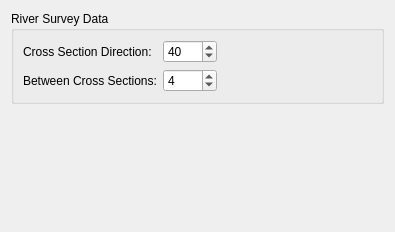
<?xml version="1.0" encoding="UTF-8"?>
<ui version="4.0">
 <class>PreferencePageBackgroundGrid</class>
 <widget class="QWidget" name="PreferencePageBackgroundGrid">
  <property name="geometry">
   <rect>
    <x>0</x>
    <y>0</y>
    <width>395</width>
    <height>232</height>
   </rect>
  </property>
  <property name="windowTitle">
   <string>Form</string>
  </property>
  <layout class="QVBoxLayout" name="verticalLayout">
   <item>
    <widget class="QGroupBox" name="riverSurveyGroupBox">
     <property name="title">
      <string>River Survey Data</string>
     </property>
     <layout class="QHBoxLayout" name="horizontalLayout">
      <item>
       <layout class="QGridLayout" name="gridLayout">
        <item row="0" column="0">
         <widget class="QLabel" name="csDirLabel">
          <property name="text">
           <string>Cross Section Direction:</string>
          </property>
         </widget>
        </item>
        <item row="0" column="1">
         <widget class="QSpinBox" name="csDirSpinBox">
          <property name="minimum">
           <number>10</number>
          </property>
          <property name="maximum">
           <number>1000</number>
          </property>
          <property name="value">
           <number>40</number>
          </property>
         </widget>
        </item>
        <item row="1" column="0">
         <widget class="QLabel" name="streamDirLabel">
          <property name="text">
           <string>Between Cross Sections:</string>
          </property>
         </widget>
        </item>
        <item row="1" column="1">
         <widget class="QSpinBox" name="streamDirSpinBox">
          <property name="minimum">
           <number>2</number>
          </property>
          <property name="maximum">
           <number>20</number>
          </property>
          <property name="value">
           <number>4</number>
          </property>
         </widget>
        </item>
       </layout>
      </item>
      <item>
       <spacer name="horizontalSpacer">
        <property name="orientation">
         <enum>Qt::Horizontal</enum>
        </property>
        <property name="sizeHint" stdset="0">
         <size>
          <width>162</width>
          <height>20</height>
         </size>
        </property>
       </spacer>
      </item>
     </layout>
    </widget>
   </item>
   <item>
    <spacer name="verticalSpacer">
     <property name="orientation">
      <enum>Qt::Vertical</enum>
     </property>
     <property name="sizeHint" stdset="0">
      <size>
       <width>20</width>
       <height>125</height>
      </size>
     </property>
    </spacer>
   </item>
  </layout>
 </widget>
 <resources/>
 <connections/>
</ui>
